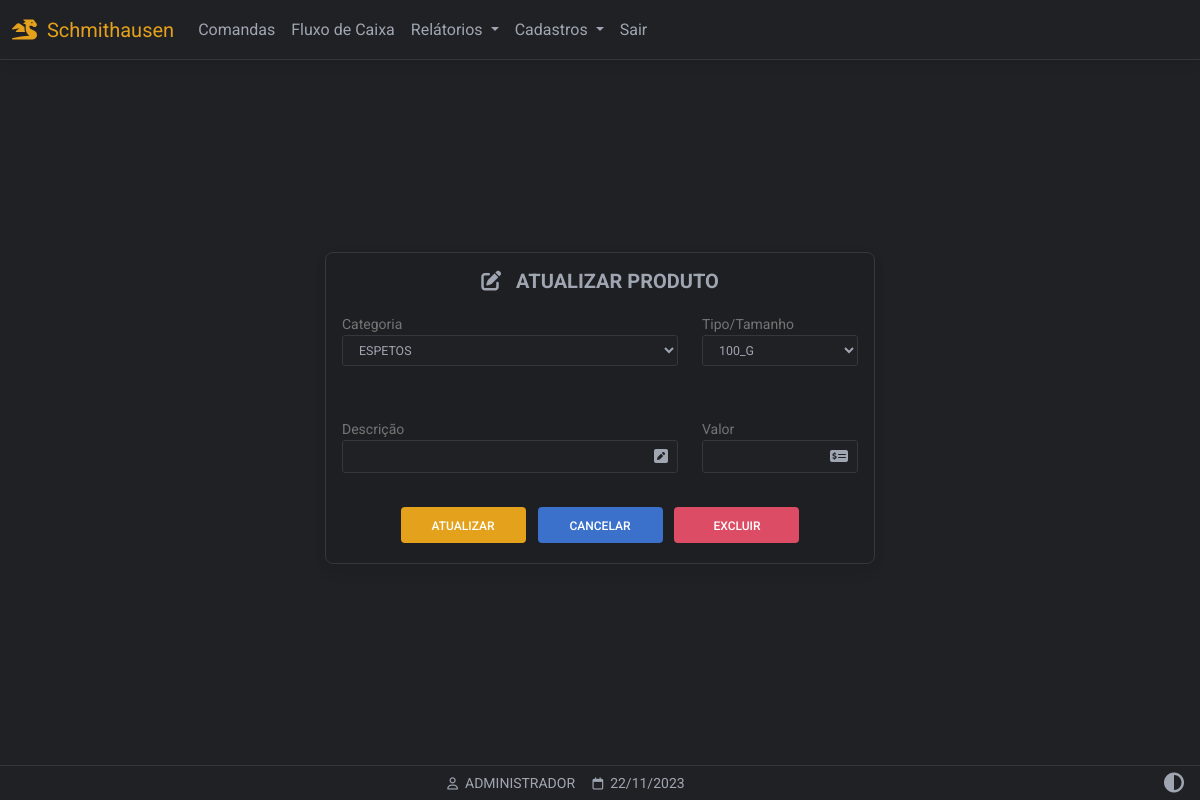
/produtos_atualizar/1/1/1 (signed in), run on an earlier commit of the app's database.
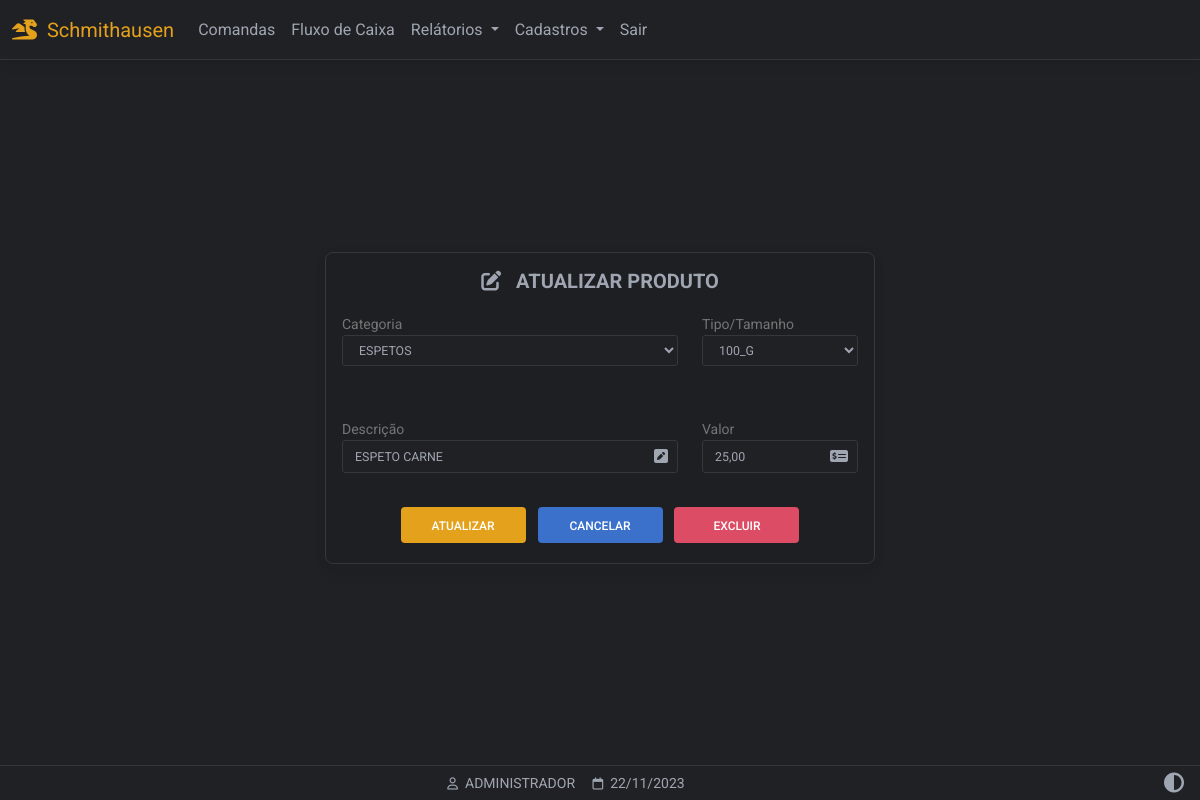
And on a later commit of the database.
### website/models.py (models this page shows)
class Produto(db.Model):
    id = db.Column(db.Integer, primary_key=True)
    descricao = db.Column(db.String(150))
    valor = db.Column(db.Float)
    data_criacao = db.Column(db.DateTime(timezone=True), default=func.now())
    user_id = db.Column(db.Integer, db.ForeignKey('user.id'))
    cat_id = db.Column(db.Integer, db.ForeignKey('categoria.id'))
    tam_id = db.Column(db.Integer, db.ForeignKey('tamanho.id'))
    usuario = db.relationship('User',backref='usuarios')
    categoria = db.relationship('Categoria',backref='categorias')
    tamanho = db.relationship('Tamanho',backref='tamanho')

### website/views.py (the view, shortened to what this page needs)
@views.route('/produtos_atualizar/<int:id>/<int:cat>/<int:tam>', methods=['GET','POST'])
@login_required
def atualizarProdutos(id,cat,tam):
    form = CadastroProduto()
    form.categoria.query = Categoria.query
    form.tamanho.query = Tamanho.query
    get_pro = Produto.query.get(id)
    objTamanhos = Tamanho.query.all()
    catArray = []
    for row in objTamanhos:
        obj = {}
        obj['tam_id'] = row.id
        obj['tam_nome'] = row.nome
        obj['cat_id'] = row.tamanhos.id
        obj['cat_nome'] = row.tamanhos.nome
        catArray.append(obj)
    get_cat_text = Categoria.query.get(cat).nome
    get_tam_text = Tamanho.query.get(tam).nome
    return render_template('produtos_atualizar.html',
    user=current_user,
    data=data,
    form=form,
    p=get_pro,
    objTamanhos=catArray,
    tamTex=get_tam_text,
    catTex=get_cat_text
    )

### website/forms/forms_produtos.py
class CadastroProduto(FlaskForm):
	categoria = QuerySelectField(
	get_label='nome',
	allow_blank=True,
	blank_text='-- SELECIONE --',
	validators = [
	DataRequired(message=("Obrigatório!"))
	])
	tamanho = QuerySelectField(
	get_label='nome',
	allow_blank=True,
	blank_text='-- SELECIONE --',
	validators = [
	DataRequired(message=("Obrigatório!"))
	])
	descricao = StringField('descricao',
	validators = [
	DataRequired(message=("Obrigatório!")),
	Length(min=4, message=("Pelo menos 4 caracteres!"))
	])
	valor = StringField(
	'valor',
	validators = [
	DataRequired(message=("Obrigatório!"))
	])

### website/templates/produtos_atualizar.html (shortened to what this page needs)
{% extends "base.html" %}
{% block title %} Atualizar Produtos {% endblock %} {% block
content %}
{% set id = p.id %}
{% set descricao = p.descricao %}
{% set categoria = p.categoria %}
{% set tamanho = p.tamanho %}
{% set valor = p.valor %}
<div class="pt-5 container-fluid background-container-form d-flex align-items-center justify-content-center"
  style="min-height: 100dvh">
  <form id="atualizarProdutos" method="POST" class="form-border form-outline form-white card myTheme-900 mt-5 mb-5 p-3 larg-max-form"
    action="" novalidate>
    <h3 align="center" class="fw-bold mb-1 text-uppercase  mb-3 h5">
      <i class="fa-solid fa-pen-to-square"></i>&nbsp;&nbsp;&nbsp;ATUALIZAR PRODUTO
    </h3>
    <div class="row">
      <div class="col-sm-8">
        <div class="form-text">Categoria</div>
        <div class="pb-5">
          {{ form.categoria( class='myInputs form-control-sm',
          style='text-transform:uppercase', id='categorias', autofocus='true')
          }}
        </div>
      </div>
      <div class="col">
        <div class="form-text">Tipo/Tamanho</div>
        <div class="pb-5">
          {{ form.tamanho( class='myInputs form-control-sm',
          style='text-transform:uppercase', id='tamanhos', autofocus='true') }}
        </div>
      </div>
    </div>
    <div class="row">
      <div class="col-sm-8">
        <div class="form-text">Descrição</div>
        <div class="form-outline">
          {{ form.descricao( class='myInputs form-control-sm',
          style='text-transform:uppercase', value=p.descricao) }}
        </div>
      </div>
      <div class="col">
        <div class="form-text">Valor</div>
        <div class="form-outline">
          {{ form.valor( class='myInputs form-control-sm',
          style='text-transform:uppercase', value=p.valor | replace(".",","), id='valor') }}
        </div>
      </div>
    </div>
    <div class="text-center">
      <input style="width:125px" type="submit" value="ATUALIZAR" class="btn btn-warning m-1" />
      <a style="width:125px" href="/produtos" class="btn btn-primary m-1">CANCELAR</a>
      <a style="width:125px" class="btn btn-danger m-1" data-mdb-toggle="modal"
        data-mdb-target="#confirmmodalProdutos">EXCLUIR</a>
    </div>
  </form>
</div>
{% endblock %}
{% block titlefooter %}
<span style="color: #9fa6b2">
  &nbsp;{{ user.first_name.split()[0] | upper }} &nbsp;&nbsp;&nbsp;
  <span style="color: #9fa6b2">
    &nbsp;{{ data.strftime('%d/%m/%Y') }}
  </span>
  {% endblock %}</span>

What changed in the data, as far as the page shows it:
added Produto: descricao "ESPETO CARNE", valor "25,00"
